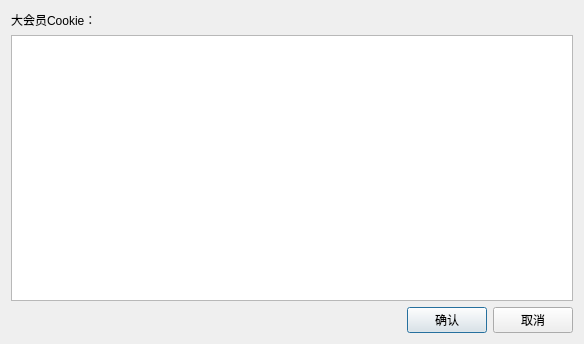
<?xml version="1.0" encoding="UTF-8"?>
<ui version="4.0">
 <class>CookieDialog</class>
 <widget class="QDialog" name="CookieDialog">
  <property name="geometry">
   <rect>
    <x>0</x>
    <y>0</y>
    <width>584</width>
    <height>344</height>
   </rect>
  </property>
  <property name="windowTitle">
   <string>设置大会员Cookie</string>
  </property>
  <layout class="QGridLayout" name="gridLayout">
   <item row="0" column="0">
    <widget class="QLabel" name="label">
     <property name="text">
      <string>大会员Cookie：</string>
     </property>
    </widget>
   </item>
   <item row="1" column="0" colspan="3">
    <widget class="QTextEdit" name="cookie_textEdit"/>
   </item>
   <item row="2" column="0">
    <spacer name="horizontalSpacer">
     <property name="orientation">
      <enum>Qt::Horizontal</enum>
     </property>
     <property name="sizeHint" stdset="0">
      <size>
       <width>401</width>
       <height>20</height>
      </size>
     </property>
    </spacer>
   </item>
   <item row="2" column="1">
    <widget class="QPushButton" name="ok_btn">
     <property name="text">
      <string>确认</string>
     </property>
    </widget>
   </item>
   <item row="2" column="2">
    <widget class="QPushButton" name="cancel_btn">
     <property name="text">
      <string>取消</string>
     </property>
    </widget>
   </item>
  </layout>
 </widget>
 <resources/>
 <connections/>
</ui>
